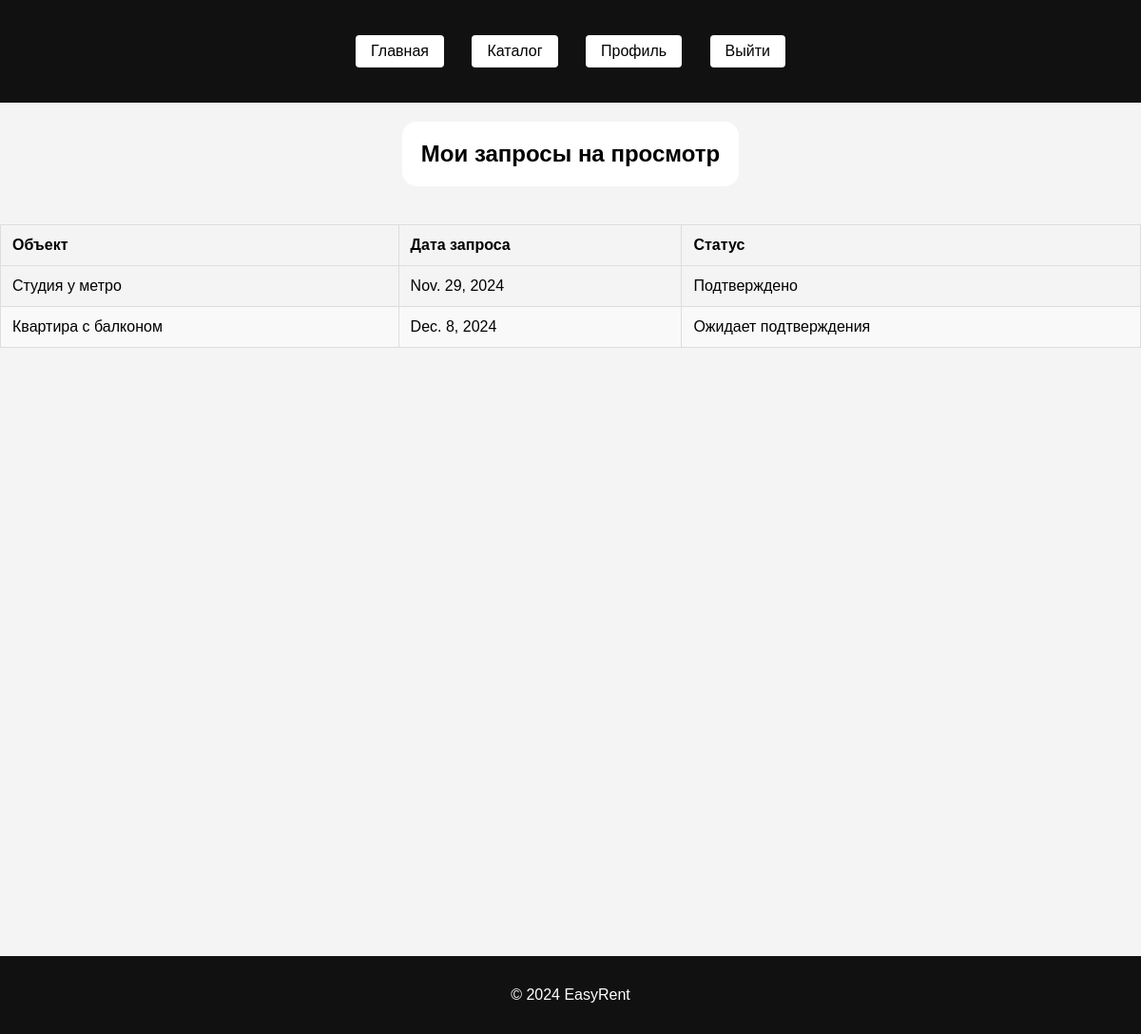
The page /my_requests/ (signed in) on the database its author committed.
### core/models.py (models this page shows, shortened)
class ViewingRequest(models.Model):
    STATUS_CHOICES = [
        ('pending', 'Ожидает подтверждения'),
        ('confirmed', 'Подтверждено'),
    ]
    property = models.ForeignKey(Property, on_delete=models.CASCADE)
    user = models.ForeignKey(settings.AUTH_USER_MODEL, on_delete=models.CASCADE)
    realtor = models.ForeignKey(User, on_delete=models.CASCADE, related_name='viewing_requests_as_realtor', verbose_name="Риелтор", null=True)
    request_date = models.DateTimeField(auto_now_add=True)
    status = models.CharField(max_length=10, choices=STATUS_CHOICES, default='pending')
    viewing_time = models.DateField() # Время, когда клиент хочет посмотреть объект

class Property(models.Model):
    PROPERTY_STATUS = [
        ('available', 'Свободно'),
        ('rented', 'Сдано'),
    ]
    title = models.CharField(max_length=100)
    description = models.TextField()
    area = models.DecimalField(max_digits=8, decimal_places=2)
    location = models.CharField(max_length=255)
    price = models.DecimalField(max_digits=10, decimal_places=2)
    status = models.CharField(max_length=10, choices=PROPERTY_STATUS, default='available')
    realtor = models.ForeignKey(
        settings.AUTH_USER_MODEL,
        on_delete=models.CASCADE,
        related_name='properties',
        limit_choices_to={'role': 'realtor'},
        null=True,  # На случай, если нужно оставить недвижимость без риелтора
        blank=True
    )

### core/views.py (the view)
# urls.py: path('my_requests/', views.my_viewing_requests, name='my_viewing_requests'),
@login_required
def my_viewing_requests(request):
    viewing_requests = ViewingRequest.objects.filter(user=request.user)
    return render(request, 'core/my_viewing_requests.html', {'viewing_requests': viewing_requests})

### core/templates/core/my_viewing_requests.html
{% extends 'base.html' %}
{% block content %}
  <div class="center-container-property-list">
    <h2 class = "custom-h2">Мои запросы на просмотр</h2>
  </div>
  <table class="requests-table">
    <thead>
      <tr>
        <th>Объект</th>
        <th>Дата запроса</th>
        <th>Статус</th>
      </tr>
    </thead>
    <tbody>
      {% for viewing_request in viewing_requests %}
        <tr>
          <td>{{ viewing_request.property.title }}</td>
          <td>{{ viewing_request.viewing_time }}</td>
          <td>{{ viewing_request.get_status_display }}</td>
        </tr>
      {% empty %}
        <tr>
          <td colspan="3">У вас нет запросов на просмотр.</td>
        </tr>
      {% endfor %}
    </tbody>
  </table>
  <div class="center-container"></div>
{% endblock %}

### static/css/styles.css (style rules this page uses)
body { background-image: url('../images/building_composition_2.png'); background-size: cover; background-position: center; background-repeat: no-repeat; font-family: Arial, sans-serif; margin: 0; padding: 0; background-color: #f4f4f4; }
.center-container { display: flex; flex-direction: column; justify-content: center; align-items: center; height: 80vh; }
.custom-h2 { margin-bottom: 20px; padding: 20px; border-radius: 15px; background-color: white; color: black; }
.center-container-property-list { display: flex; flex-direction: column; justify-content: center; align-items: center; }
.requests-table { width: 100%; border-collapse: collapse; margin-top: 20px; background-color: #f4f4f4; }
.requests-table th, .requests-table td { padding: 12px; text-align: left; border: 1px solid #ddd; }
.requests-table th { background-color: #f4f4f4; font-weight: bold; }
.requests-table tr:nth-child(even) { background-color: #f9f9f9; }
.requests-table td { text-overflow: ellipsis; white-space: nowrap; overflow: hidden; }

### rows shown on the page
ViewingRequest: property "Студия у метро", viewing_time "Nov. 29, 2024", status "Подтверждено"
ViewingRequest: property "Квартира с балконом", viewing_time "Dec. 8, 2024", status "Ожидает подтверждения"
